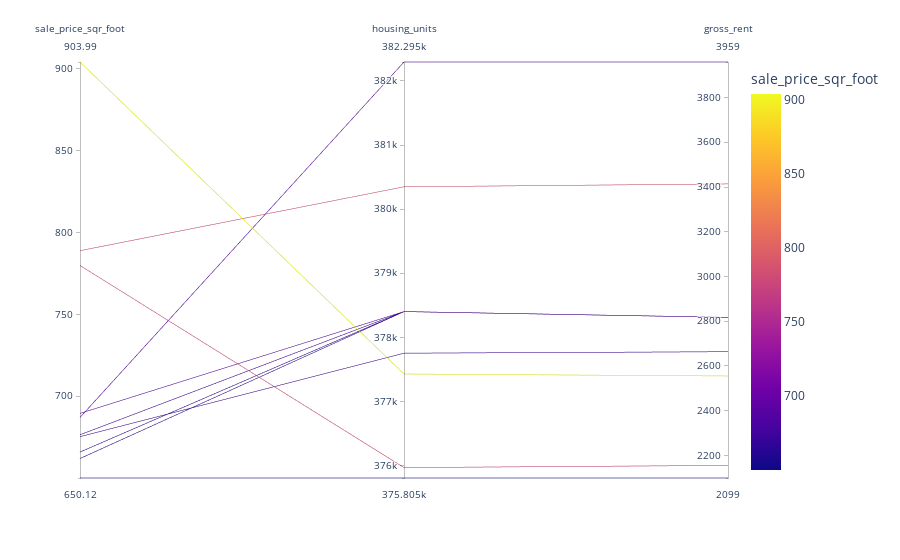

Notebook source saved alongside this figure:
### Code cell
# Parallel Coordinates Plot
# YOUR CODE HERE!
px.parallel_coordinates(top_10_price_per_sqft_by_year, color='sale_price_sqr_foot')

### Figure 1 — Plotly figure (JSON) as saved in the notebook; plotly's stock layout.template omitted (floating-point values rounded to 4 significant figures)
{"data": [{"dimensions": [{"label": "sale_price_sqr_foot", "values": [904.0, 788.8, 779.8, 689.6, 687.1, 676.5, 675.4, 666.0, 662.0, 650.1]}, {"label": "housing_units", "values": [377400.0, 380348, 376000.0, 378401, 382295, 378401, 377752, 378401, 378401, 375805]}, {"label": "gross_rent", "values": [2555.0, 3414, 2155.0, 2817.0, 3959, 2817.0, 2664.0, 2817.0, 2817.0, 2099]}], "domain": {"x": [0, 1], "y": [0, 1]}, "line": {"color": [904.0, 788.8, 779.8, 689.6, 687.1, 676.5, 675.4, 666.0, 662.0, 650.1], "coloraxis": "coloraxis"}, "name": "", "type": "parcoords"}], "layout": {"autosize": true, "coloraxis": {"colorbar": {"title": {"text": "sale_price_sqr_foot"}}, "colorscale": [[0, "#0d0887"], [0.1111, "#46039f"], [0.2222, "#7201a8"], [0.3333, "#9c179e"], [0.4444, "#bd3786"], [0.5556, "#d8576b"], [0.6667, "#ed7953"], [0.7778, "#fb9f3a"], [0.8889, "#fdca26"], [1, "#f0f921"]]}, "legend": {"tracegroupgap": 0}, "margin": {"t": 60}}}
